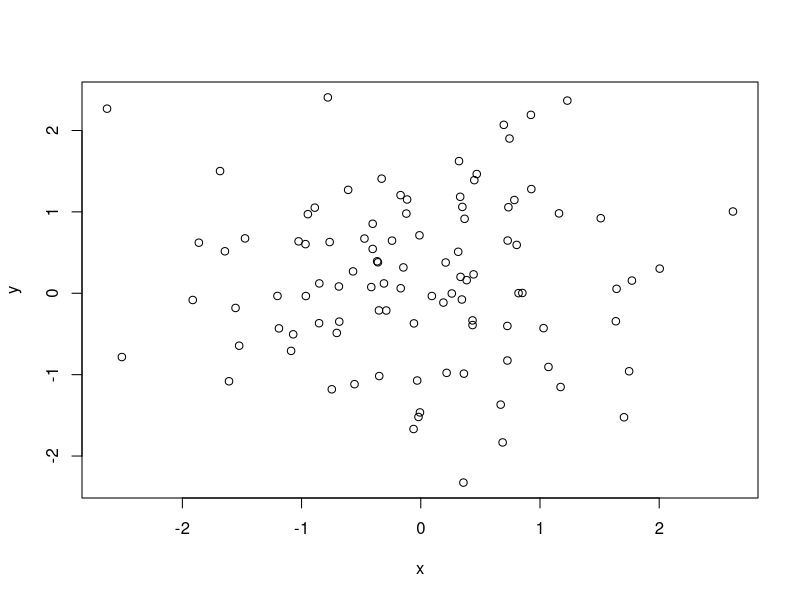

This figure's R source:
## ---- chunk 1
x<- rnorm(100)
y<- rnorm(100)
plot(x,y)
